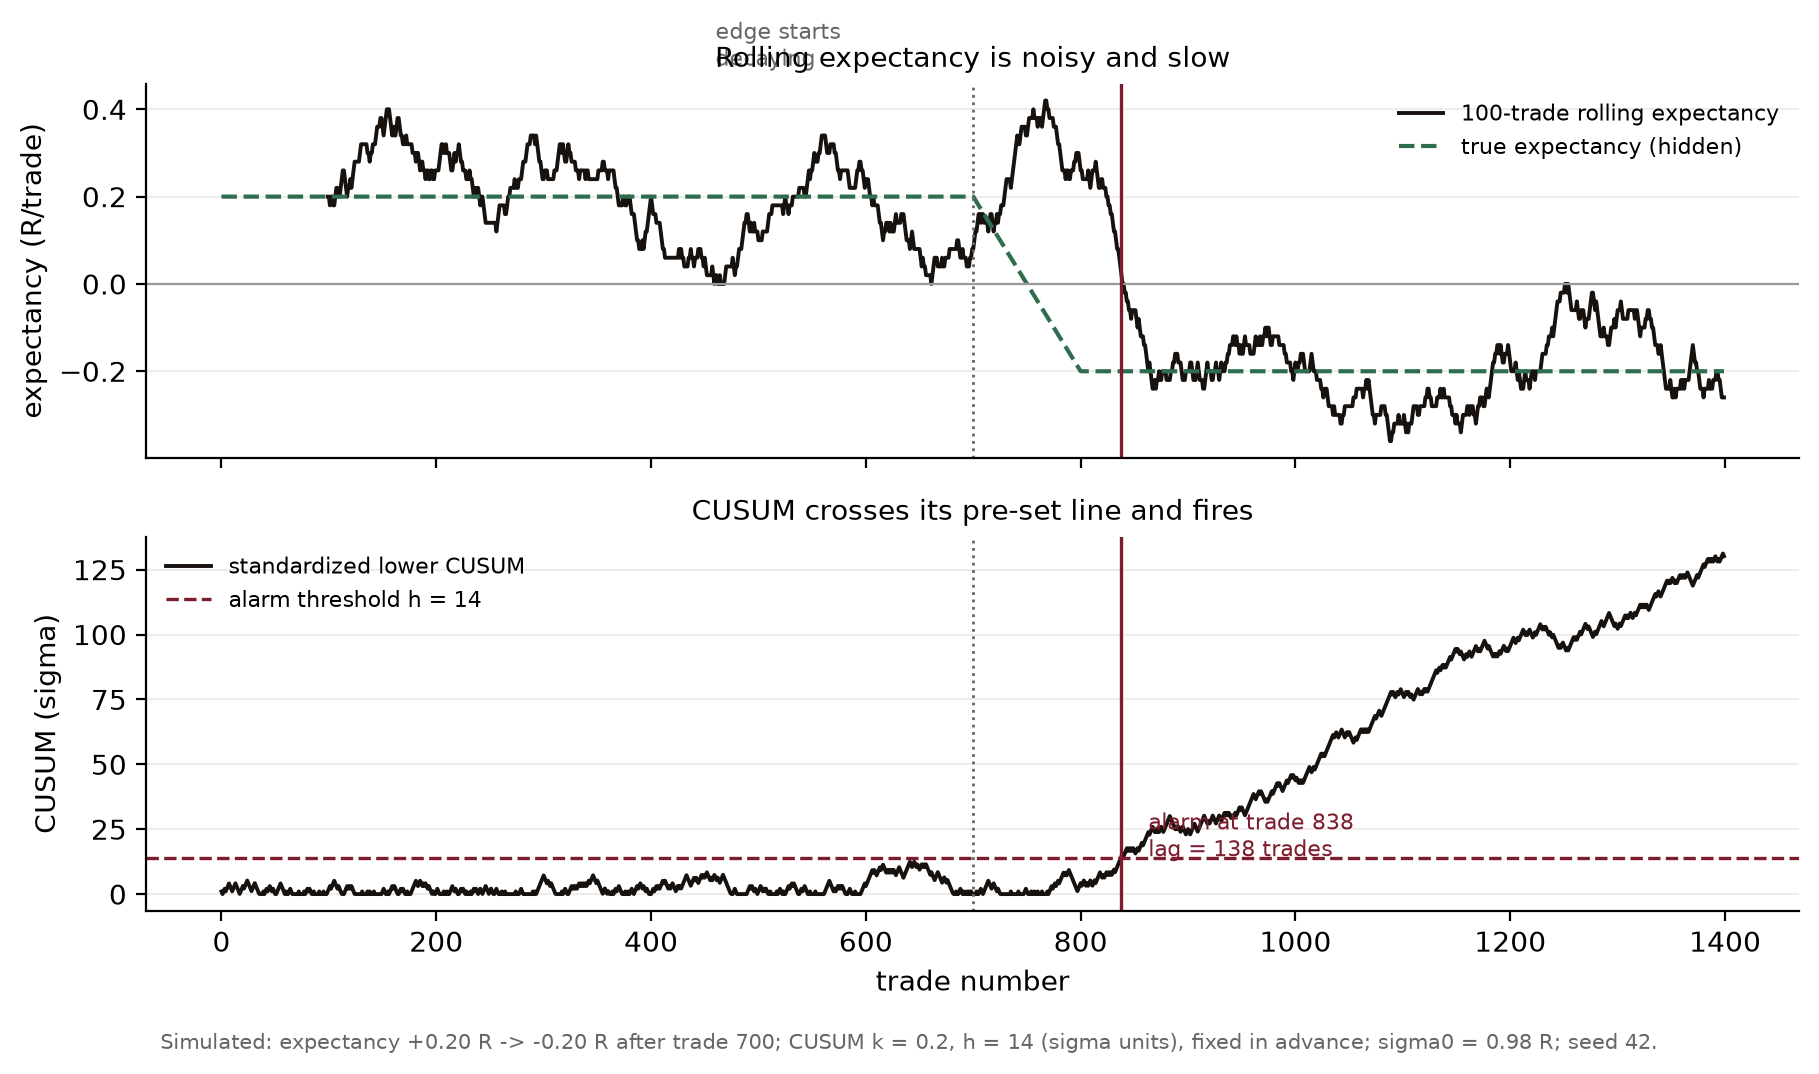

This chart was generated by the following Python code:
"""
Figure - A health monitor catching a decaying edge (rolling expectancy + CUSUM).

Didactic, fully simulated (no market data). The strategy has a symmetric +1R /
-1R payoff (target equals stop), so its edge lives entirely in the hit rate: a
60% hit rate for the first 700 trades gives expectancy +0.20 R per trade; then,
at a known CHANGEPOINT, the hit rate decays over 100 trades to 40% and stays
there, flipping the edge to an equal-and-opposite -0.20 R bleed.

Two monitors run on the live R-stream, both fixed in advance:
  * a 100-trade rolling expectancy (the human-readable line - noisy and slow);
  * a one-sided lower CUSUM on the STANDARDIZED result z_t = (x_t - mu0)/sigma0,
    with in-control mean mu0 = 0.20 R and in-control sd sigma0 ~ 0.98 R. The
    reference k = 0.20 sigma is half the standardized shift to be detected and
    the threshold h = 14 sigma targets an in-control run length near 3300; both are
    fixed BEFORE the run, not tuned to the outcome. The detection lag reported
    is whatever those fixed settings give.

Even with a clean ~0.4 sigma shift the honest lesson stands: a correct monitor
still needs dozens of trades of a dead edge before it can be sure, which is why
retirement criteria must be pre-committed rather than reacted to.

Reproducible:
    python fig_monitoring.py     # numpy, matplotlib only
"""
import os
import numpy as np
import matplotlib
matplotlib.use("Agg")
import matplotlib.pyplot as plt

HERE = os.path.dirname(os.path.abspath(__file__))

T = 1400
CP = 700                 # changepoint (edge starts decaying here)
DECAY = 100              # trades over which the edge fades
MU0, MU1 = 0.20, -0.20   # in-control and post-decay expectancy (R)
WIN_R, LOSS_R = 1.0, -1.0   # symmetric payoff: edge is in the hit rate
WIN = 100                # rolling-expectancy window
K = 0.20                 # CUSUM reference in sigma units (fixed in advance)
H = 14.0                 # CUSUM threshold in sigma units (in-control ARL ~3300)

# in-control sd of the R-distribution (analytic, from MU0)
P0 = (MU0 - LOSS_R) / (WIN_R - LOSS_R)
SIGMA0 = np.sqrt(P0 * (WIN_R - MU0) ** 2 + (1 - P0) * (LOSS_R - MU0) ** 2)

t = np.arange(T)
mu = np.where(t < CP, MU0,
              np.where(t < CP + DECAY,
                       MU0 + (MU1 - MU0) * (t - CP) / DECAY, MU1))
p = (mu - LOSS_R) / (WIN_R - LOSS_R)


def cusum_alarm(x):
    """Standardized one-sided lower CUSUM; return statistic and first alarm."""
    z = (x - MU0) / SIGMA0
    c = np.zeros(len(x) + 1)
    alarm = None
    for i in range(len(x)):
        c[i + 1] = max(0.0, c[i] + (-z[i] - K))   # grows when x_i < mu0
        if alarm is None and c[i + 1] > H:
            alarm = i
    return c[1:], alarm


# --- one illustrated path (seed 42) ---
rng = np.random.default_rng(42)
r = np.where(rng.random(T) < p, WIN_R, LOSS_R).astype(float)
roll = np.convolve(r, np.ones(WIN) / WIN, mode="valid")
roll_x = np.arange(WIN - 1, T)
cstat, alarm = cusum_alarm(r)
lag = None if alarm is None else alarm - CP

# --- median lag and false-alarm rate over many independent paths ---
M = 5000
rng2 = np.random.default_rng(7)
lags, false_alarms, detected = [], 0, 0
for _ in range(M):
    rr = np.where(rng2.random(T) < p, WIN_R, LOSS_R).astype(float)
    _, a = cusum_alarm(rr)
    if a is None:
        continue
    if a < CP:
        false_alarms += 1
    else:
        detected += 1
        lags.append(a - CP)
med_lag = int(np.median(lags)) if lags else None
p90_lag = int(np.percentile(lags, 90)) if lags else None

fig, axes = plt.subplots(2, 1, figsize=(9.2, 5.2), sharex=True)
ax = axes[0]
ax.plot(roll_x, roll, color="#17120e", lw=1.4, label=f"{WIN}-trade rolling expectancy")
ax.plot(t, mu, color="#2f6d4f", lw=1.5, ls="--", label="true expectancy (hidden)")
ax.axhline(0, color="#999", lw=0.8)
ax.axvline(CP, color="#666", lw=1.0, ls=":")
ax.annotate("edge starts\ndecaying", xy=(CP, MU0), xytext=(CP - 240, MU0 + 0.30),
            fontsize=8, color="#666")
if alarm is not None:
    ax.axvline(alarm, color="#7c1c2c", lw=1.2)
ax.set_ylabel("expectancy (R/trade)")
ax.set_title("Rolling expectancy is noisy and slow", fontsize=10)
ax.legend(fontsize=8, frameon=False, loc="upper right")
ax = axes[1]
ax.plot(t, cstat, color="#17120e", lw=1.4, label="standardized lower CUSUM")
ax.axhline(H, color="#7c1c2c", lw=1.2, ls="--", label=f"alarm threshold h = {H:g}")
ax.axvline(CP, color="#666", lw=1.0, ls=":")
if alarm is not None:
    ax.axvline(alarm, color="#7c1c2c", lw=1.2)
    ax.annotate(f"alarm at trade {alarm}\nlag = {lag} trades",
                xy=(alarm, H), xytext=(alarm + 25, H + 0.6),
                fontsize=8, color="#7c1c2c")
ax.set_xlabel("trade number")
ax.set_ylabel("CUSUM (sigma)")
ax.set_title("CUSUM crosses its pre-set line and fires", fontsize=10)
ax.legend(fontsize=8, frameon=False, loc="upper left")
for ax in axes:
    for s in ("top", "right"):
        ax.spines[s].set_visible(False)
    ax.grid(True, axis="y", alpha=0.22)
fig.text(0.5, -0.02,
         f"Simulated: expectancy {MU0:+.2f} R -> {MU1:+.2f} R after trade {CP}; "
         f"CUSUM k = {K:g}, h = {H:g} (sigma units), fixed in advance; sigma0 = {SIGMA0:.2f} R; seed 42.",
         ha="center", fontsize=7.6, color="#666")
plt.tight_layout()
OUT = os.path.join(HERE, "fig_monitoring.png")
fig.savefig(OUT, dpi=200, bbox_inches="tight")
print("wrote", OUT)
print(f"in-control sigma0 = {SIGMA0:.3f} R; shift to detect = {(MU0-MU1)/SIGMA0:.2f} sigma")
print(f"changepoint at trade {CP}")
print(f"illustrated path (seed 42): alarm at trade {alarm}, detection lag = {lag} trades")
print(f"over {M} paths: median lag = {med_lag} trades, p90 lag = {p90_lag}; "
      f"detected after CP {detected/M*100:.1f}%, false alarm before CP {false_alarms/M*100:.1f}%")
